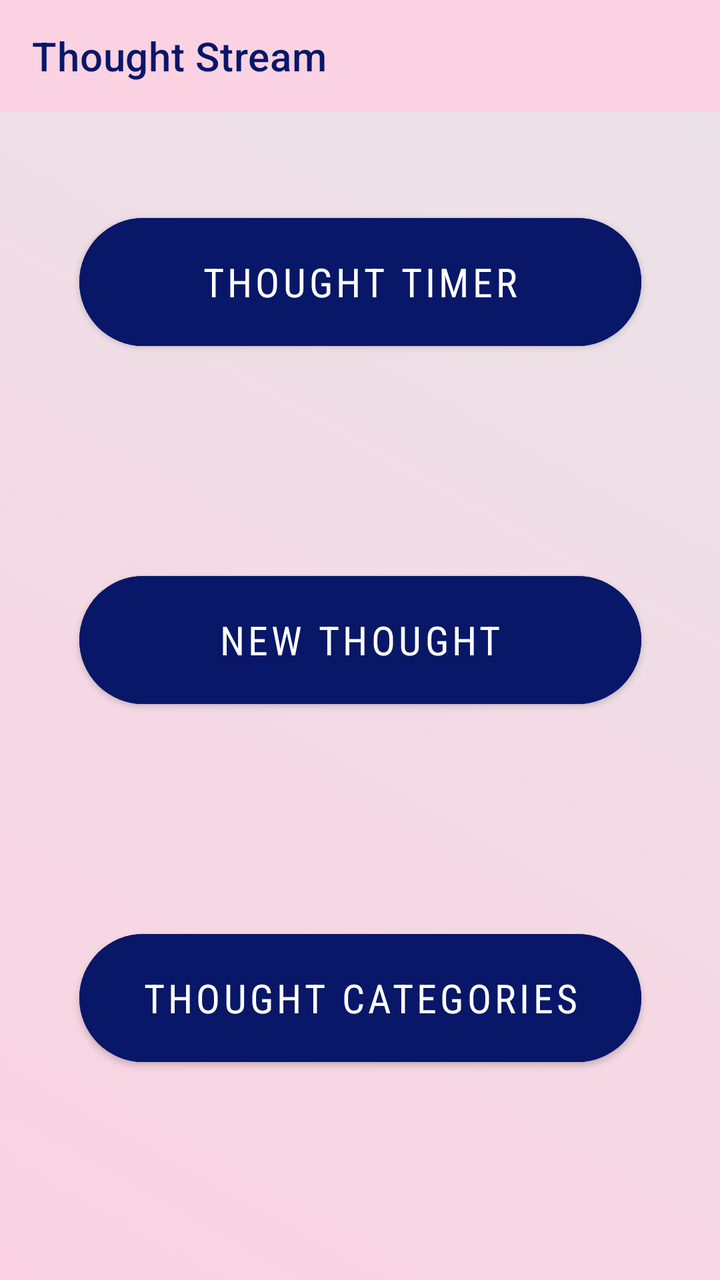
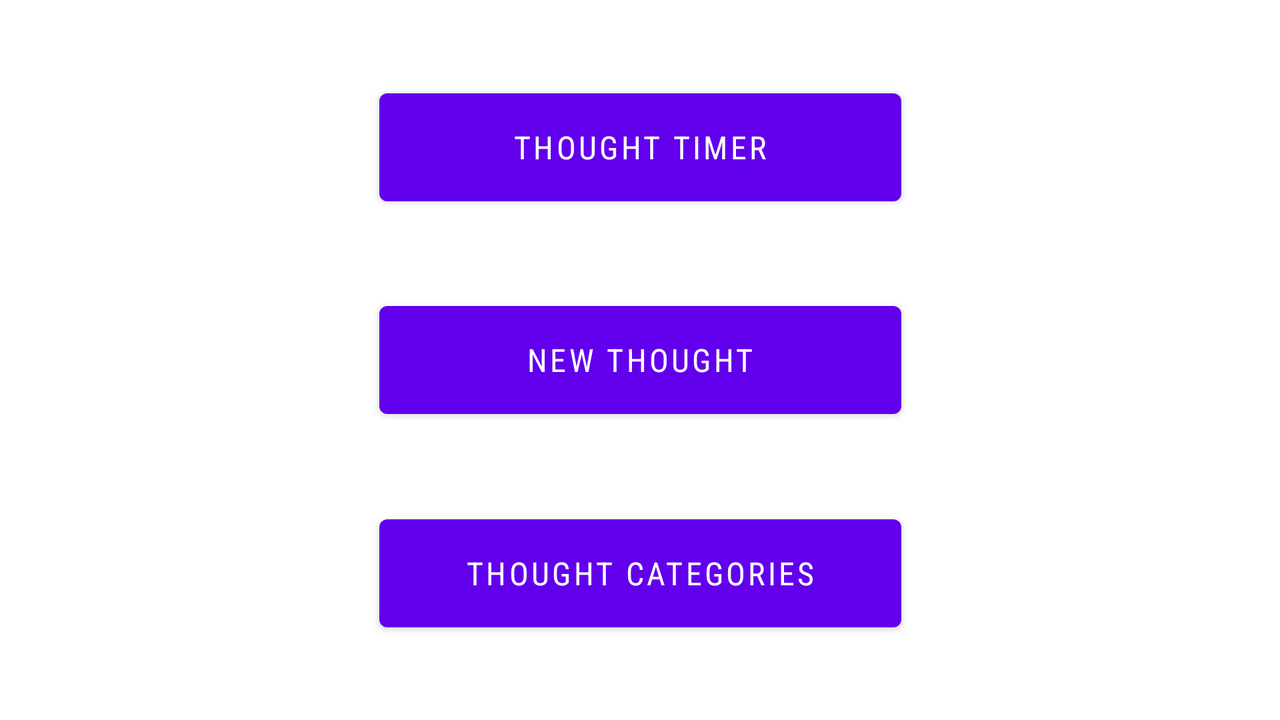

An Android layout and its configuration variant, each rendered on a device that would load it. The default file and the variant file are quoted in full after the pictures.
<!-- AndroidManifest.xml: application theme Theme.ThoughtStreamApp -->
<!-- res/layout/activity_main.xml -->
<androidx.constraintlayout.widget.ConstraintLayout xmlns:android="http://schemas.android.com/apk/res/android"
    xmlns:app="http://schemas.android.com/apk/res-auto"
    xmlns:tools="http://schemas.android.com/tools"
    android:layout_width="match_parent"
    android:layout_height="match_parent"
    android:background="@drawable/bg_gradient"
    tools:context=".ui.activities.MainActivity">
    <com.google.android.material.appbar.AppBarLayout
        android:layout_width="match_parent"
        android:layout_height="wrap_content">
        <androidx.appcompat.widget.Toolbar
            android:id="@+id/app_bar"
            app:title="@string/app_name"
            app:titleTextColor="#081768"
            android:background="#fad2e1"
            android:layout_width="match_parent"
            android:layout_height="wrap_content">
        </androidx.appcompat.widget.Toolbar>

    </com.google.android.material.appbar.AppBarLayout>


    <Button
        android:id="@+id/button_new_thought"
        android:layout_width="281dp"
        android:layout_height="76dp"
        android:backgroundTint="#081768"
        android:cursorVisible="true"
        android:fontFamily="sans-serif-condensed"
        android:text="@string/new_thought_btn_text"
        android:textSize="20sp"
        app:cornerRadius="40dp"
        app:layout_constraintBottom_toTopOf="@+id/button_thought_categories"
        app:layout_constraintEnd_toEndOf="parent"
        app:layout_constraintHorizontal_bias="0.5"
        app:layout_constraintStart_toStartOf="parent"
        app:layout_constraintTop_toBottomOf="@+id/button_thought_timer" />

    <Button
        android:id="@+id/button_thought_timer"
        android:layout_width="281dp"
        android:layout_height="76dp"
        android:backgroundTint="#081768"
        android:cursorVisible="true"
        android:fontFamily="sans-serif-condensed"
        android:text="@string/thought_timer_btn_text"
        android:textSize="20sp"
        app:cornerRadius="40dp"
        app:layout_constraintBottom_toTopOf="@+id/button_new_thought"
        app:layout_constraintEnd_toEndOf="parent"
        app:layout_constraintHorizontal_bias="0.5"
        app:layout_constraintStart_toStartOf="parent"
        app:layout_constraintTop_toTopOf="parent" />

    <Button
        android:id="@+id/button_thought_categories"
        android:layout_width="281dp"
        android:layout_height="76dp"
        android:backgroundTint="#081768"
        android:cursorVisible="true"
        android:fontFamily="sans-serif-condensed"
        android:text="@string/thought_categories_btn_text"
        android:textSize="20sp"
        app:cornerRadius="40dp"
        app:layout_constraintBottom_toBottomOf="parent"
        app:layout_constraintEnd_toEndOf="parent"
        app:layout_constraintHorizontal_bias="0.5"
        app:layout_constraintStart_toStartOf="parent"
        app:layout_constraintTop_toBottomOf="@+id/button_new_thought" />

</androidx.constraintlayout.widget.ConstraintLayout>
<!-- resources referenced by this layout -->
<resources>
  <!-- drawable bg_gradient (drawable) -->
  <?xml version="1.0" encoding="utf-8"?>
  <selector xmlns:android="http://schemas.android.com/apk/res/android">
  <item>
      <shape>
          <gradient android:angle="45" android:startColor="#fad2e1" android:endColor="#eae4e9" android:type="linear" />
      </shape>
  </item>
  </selector>
  <string name="app_name">Thought Stream</string>
  <string name="new_thought_btn_text">New Thought</string>
  <string name="thought_categories_btn_text">Thought Categories</string>
  <string name="thought_timer_btn_text">Thought Timer</string>
  <style name="Theme.ThoughtStreamApp" parent="Theme.MaterialComponents.DayNight.NoActionBar">
          
          <item name="colorPrimary">@color/purple_500</item>
          <item name="colorPrimaryVariant">@color/purple_700</item>
          <item name="colorOnPrimary">@color/white</item>
          
          <item name="colorSecondary">@color/teal_200</item>
          <item name="colorSecondaryVariant">@color/teal_700</item>
          <item name="colorOnSecondary">@color/black</item>
          
          <item name="android:statusBarColor" tools:targetApi="l">?attr/colorPrimaryVariant</item>
          
          <item name="windowActionBar">false</item>
          <item name="windowNoTitle">true</item>
      </style>
</resources>
<!-- res/layout-land/activity_main.xml (the repository's variant of the layout above) -->
<!-- drawn on the phone turned sideways -->
<androidx.constraintlayout.widget.ConstraintLayout xmlns:android="http://schemas.android.com/apk/res/android"
    xmlns:app="http://schemas.android.com/apk/res-auto"
    xmlns:tools="http://schemas.android.com/tools"
    android:layout_width="match_parent"
    android:layout_height="match_parent"
    tools:context=".MainActivity">


    <Button
        android:id="@+id/button_new_thought"
        android:layout_width="261dp"
        android:layout_height="66dp"
        android:fontFamily="sans-serif-condensed"
        android:text="@string/new_thought_btn_text"
        android:textSize="16sp"
        app:layout_constraintBottom_toTopOf="@+id/button_thought_categories"
        app:layout_constraintEnd_toEndOf="parent"
        app:layout_constraintHorizontal_bias="0.5"
        app:layout_constraintStart_toStartOf="parent"
        app:layout_constraintTop_toBottomOf="@+id/button_thought_timer" />

    <Button
        android:id="@+id/button_thought_timer"
        android:layout_width="261dp"
        android:layout_height="66dp"
        android:fontFamily="sans-serif-condensed"
        android:text="@string/thought_timer_btn_text"
        android:textSize="16sp"
        app:layout_constraintBottom_toTopOf="@+id/button_new_thought"
        app:layout_constraintEnd_toEndOf="parent"
        app:layout_constraintStart_toStartOf="parent"
        app:layout_constraintTop_toTopOf="parent" />

    <Button
        android:id="@+id/button_thought_categories"
        android:layout_width="261dp"
        android:layout_height="66dp"
        android:fontFamily="sans-serif-condensed"
        android:text="@string/thought_categories_btn_text"
        android:textSize="16sp"
        app:layout_constraintBottom_toBottomOf="parent"
        app:layout_constraintEnd_toEndOf="parent"
        app:layout_constraintHorizontal_bias="0.5"
        app:layout_constraintStart_toStartOf="parent"
        app:layout_constraintTop_toBottomOf="@+id/button_new_thought" />

</androidx.constraintlayout.widget.ConstraintLayout>
<!-- resources referenced by the variant -->
<!-- as the phone turned sideways resolves them -->
<resources>
  <string name="new_thought_btn_text">New Thought</string>
  <string name="thought_categories_btn_text">Thought Categories</string>
  <string name="thought_timer_btn_text">Thought Timer</string>
  <style name="Theme.ThoughtStreamApp" parent="Theme.MaterialComponents.DayNight.NoActionBar">
          
          <item name="colorPrimary">@color/purple_500</item>
          <item name="colorPrimaryVariant">@color/purple_700</item>
          <item name="colorOnPrimary">@color/white</item>
          
          <item name="colorSecondary">@color/teal_200</item>
          <item name="colorSecondaryVariant">@color/teal_700</item>
          <item name="colorOnSecondary">@color/black</item>
          
          <item name="android:statusBarColor" tools:targetApi="l">?attr/colorPrimaryVariant</item>
          
          <item name="windowActionBar">false</item>
          <item name="windowNoTitle">true</item>
      </style>
</resources>
